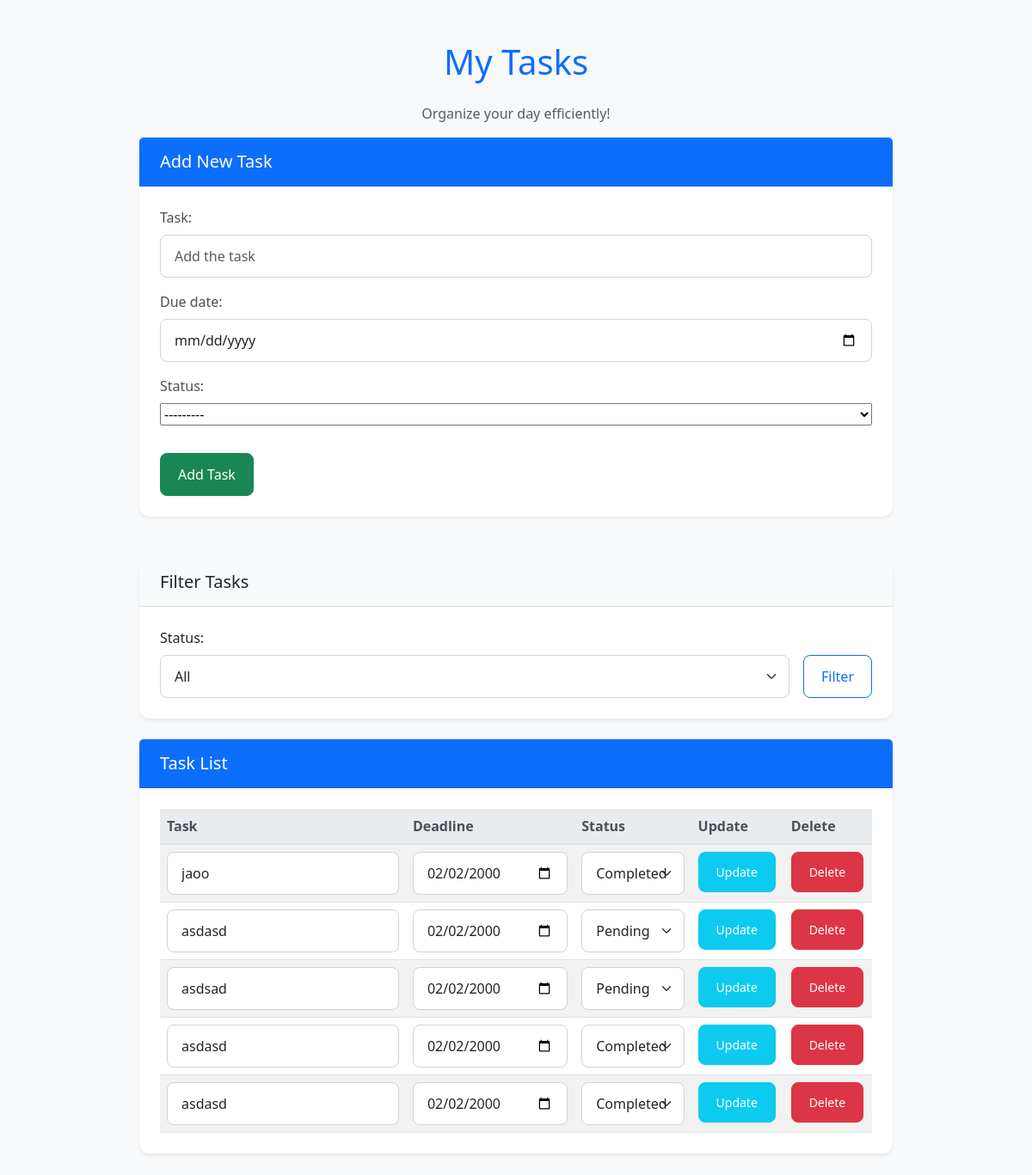
Page /todolistt/ on the committed database.
### todolistt/models.py (models this page shows, shortened)
class Task(models.Model):
    task = models.CharField(max_length=250)
    due_date = models.DateField()
    status = models.CharField(max_length=1, choices=choices)

### todolistt/views.py (the view, shortened to what this page needs)
# urls.py: path('', views.create_task, name='create_task'),
def create_task(request):
    status_filter = request.GET.get('status', 'all')
    if status_filter == 'P':
        tasks = Task.objects.filter(status='P')
    elif status_filter == 'C':
        tasks = Task.objects.filter(status='C')
    else:
        tasks = Task.objects.all()
    if request.method == 'GET':
        context = {
            'form': TaskForm(),
            'task_list': tasks,
            'current_status': status_filter
        }
        return render(request, 'todo.html', context=context)

### todolistt/form.py
class TaskForm(forms.ModelForm):
    class Meta:
        model = Task
        fields = '__all__'
        widgets = {
            'task': forms.TextInput(attrs={
                'placeholder': 'Add the task',
                'class': 'form-control',
            }),
            'due_date': forms.DateInput(attrs={
                'placeholder': 'Enter the due date',
                'type': 'date',
                'class': 'form-control',
            }),
        }

### todolistt/templates/todo.html (shortened to what this page needs)
{% load static %}
<!doctype html>
<html lang="pt-br">
<head>
    <link rel="stylesheet" href="{% static 'css/style.css' %}">
</head>
<body>
    </body>
</html>
{% load static %}
<!doctype html>
<html lang="en">
<head>
    <link href="https://cdn.jsdelivr.net/npm/bootstrap@5.3.3/dist/css/bootstrap.min.css" rel="stylesheet">
    <link rel="stylesheet" href="{% static 'css/style.css' %}">
</head>
<body>
    <div class="container mt-5">
        <h1 class="text-center mb-4 text-primary">My Tasks</h1>
        <p class="text-center text-muted">Organize your day efficiently!</p>
        <div class="card shadow-sm mb-5">
            <div class="card-header bg-primary text-white">
                <h2 class="h5 mb-0">Add New Task</h2>
            </div>
            <div class="card-body">
                <form action="{% url 'create_task' %}" method="post">
                    {{ form.as_p }}
                    <button type="submit" class="btn btn-success mt-3">Add Task</button>
                </form>
            </div>
        </div>
        <div class="card shadow-sm mb-4">
            <div class="card-header bg-light">
                <h2 class="h5 mb-0">Filter Tasks</h2>
            </div>
            <div class="card-body">
                <form method="GET" action="" class="d-flex align-items-end">
                    <div class="flex-grow-1 me-3">
                        <label for="filter" class="form-label">Status:</label>
                        <select name="status" id="filter" class="form-select">
                            <option value="all" {% if current_status == 'all' %}selected{% endif %}>All</option>
                        </select>
                    </div>
                    <button type="submit" class="btn btn-outline-primary">Filter</button>
                </form>
            </div>
        </div>
        <div class="card shadow-sm">
            <div class="card-header bg-primary text-white">
                <h2 class="h5 mb-0">Task List</h2>
            </div>
            <div class="card-body">
                {% if task_list %}
                <div class="table-responsive">
                    <table class="table table-striped table-hover">
                        <thead>
                            <tr>
                                <th scope="col">Task</th>
                                <th scope="col">Deadline</th>
                                <th scope="col">Status</th>
                                <th scope="col">Update</th>
                                <th scope="col">Delete</th>
                            </tr>
                        </thead>
                        <tbody>
                            {% for task in task_list %}
                            <tr>
                                <form action="{% url 'edit_task' task.id %}" method="POST"> {% csrf_token %}
                                    <td>
                                        <input type="text" name="task" value="{{ task.task }}" class="form-control">
                                    </td>
                                    <td>
                                        <input type="date" name="due_date" value="{{ task.due_date|date:'Y-m-d' }}" class="form-control">
                                    </td>
                                    <td>
                                        <select name="status" id="status" class="form-select">
                                            <option value="P" {% if task.status == "P" %}selected{% endif %}>Pending</option>
                                            <option value="C" {% if task.status == "C" %}selected{% endif %}>Completed</option>
                                        </select>
                                    </td>
                                    <td>
                                        <button type="submit" class="btn btn-sm btn-info text-white">Update</button>
                                    </td>
                                </form>
                                <td>
                                    <form action="{% url 'delete_task' task.id %}" method="POST"> {% csrf_token %}
                                        <button type="submit" class="btn btn-sm btn-danger">Delete</button>
                                    </form>
                                </td>
                            </tr>
                            {% endfor %}
                        </tbody>
                    </table>
                </div>
                {% else %}
                <p class="text-center text-muted">No tasks found.</p>
                {% endif %}
            </div>
        </div>
    </div>
</body>
</html>

### todolistt/statics/css/style.css (style rules this page uses)
body { font-family: 'Segoe UI', Tahoma, Geneva, Verdana, sans-serif; background-color: #f8f9fa; color: #343a40; }
.container { max-width: 900px; }
.card { border: none; border-radius: 0.75rem; margin-bottom: 25px; }
.card-header { border-top-left-radius: 0.75rem; border-top-right-radius: 0.75rem; padding: 1rem 1.5rem; font-weight: bold; border-bottom: 1px solid rgba(0, 0, 0, 0.1); }
.card-body { padding: 1.5rem; }
.form-control, .form-select { border-radius: 0.5rem; border: 1px solid #ced4da; padding: 0.75rem 1rem; box-shadow: none; }
.btn { border-radius: 0.5rem; padding: 0.75rem 1.25rem; font-weight: 500; transition: all 0.2s ease-in-out; }
.btn-success { background-color: #198754; border-color: #198754; }
.btn-info { background-color: #0dcaf0; border-color: #0dcaf0; }
.btn-outline-primary { color: #0d6efd; border-color: #0d6efd; }
.table { margin-bottom: 0; }
.table thead th { background-color: #e9ecef; border-bottom: 2px solid #dee2e6; font-weight: bold; color: #495057; }
.table-striped tbody tr:nth-of-type(odd) { background-color: rgba(0, 0, 0, 0.03); }
form p { margin-bottom: 1rem; }
form p label { display: block; margin-bottom: 0.5rem; font-weight: 500; color: #495057; }
form p input[type="text"], form p input[type="date"], form p select { width: 100%; }

### rows in the picture
Task: task "jaoo", due_date "02/02/2000", status "Completed"
Task: task "asdasd", due_date "02/02/2000", status "Pending"
Task: task "asdsad", due_date "02/02/2000", status "Pending"
Task: task "asdasd", due_date "02/02/2000", status "Completed"
Task: task "asdasd", due_date "02/02/2000", status "Completed"
